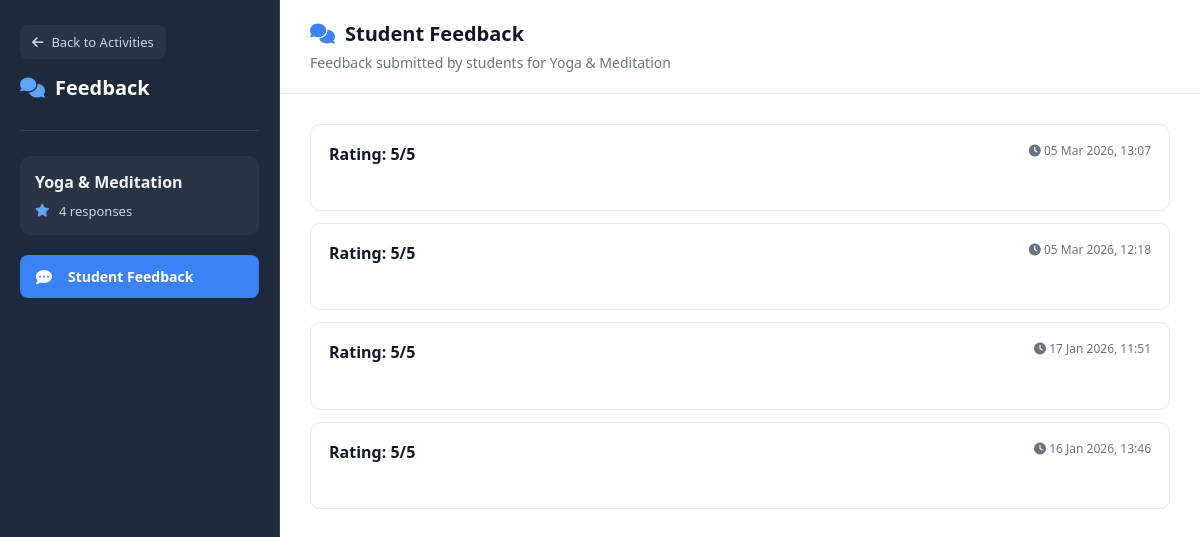
The page /activities/faculty/activity/1/feedback/ (signed in) on the database as committed earlier.
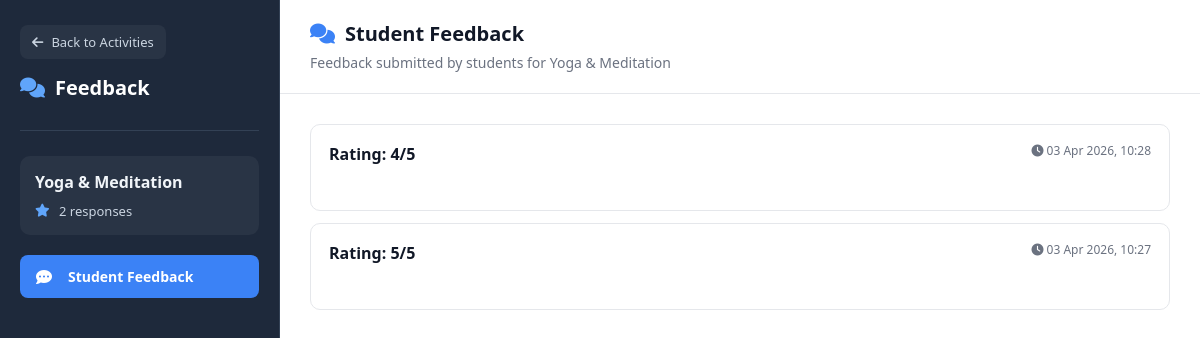
The same page on the database as committed later.
### activities_app/models.py (models this page shows)
class Feedback(models.Model):
    EXPERIENCE_CHOICES = [
        ("well_organized", "Well Organized"),
        ("fun", "Fun & Enjoyable"),
        ("informative", "Informative"),
        ("too_long", "Too Long"),
        ("poor_management", "Poor Management"),
    ]
    activity = models.ForeignKey(
        Activity,
        on_delete=models.CASCADE,
        related_name="feedbacks"
    )
    rating = models.PositiveIntegerField()
    experience = models.CharField(
    max_length=50,
    choices=EXPERIENCE_CHOICES
)
    created_at = models.DateTimeField(auto_now_add=True)

### activities_app/views.py (the view)
@login_required
def faculty_feedback(request, id):
    activity = get_object_or_404(Activity, id=id, faculty=request.user)
    feedbacks = activity.feedbacks.order_by("-created_at")
    return render(
        request,
        "activities_app/faculty/faculty_feedback.html",
        {
            "activity": activity,
            "feedbacks": feedbacks
        }
    )

### activities_app/templates/activities_app/faculty/faculty_feedback.html (shortened to what this page needs)
{% load static %}
<!DOCTYPE html>
<html>
<head>
    <link rel="stylesheet" href="{% static 'activities_app/css/notifications.css' %}">
    <link rel="stylesheet" href="https://cdnjs.cloudflare.com/ajax/libs/font-awesome/6.4.0/css/all.min.css">
</head>
<body>
<div class="notification-compact">
    <div class="notification-sidebar">
        <div class="sidebar-header">
            <a href="{% url 'assigned_activities' %}" class="back-btn-top">
                <i class="fas fa-arrow-left"></i>
                <span>Back to Activities</span>
            </a>
            <h2>
                <i class="fas fa-comments"></i>
                <span>Feedback</span>
            </h2>
        </div>
        <div class="activity-info">
            <h3>{{ activity.title }}</h3>
            <div class="activity-stats">
                <span>
                    <i class="fas fa-star"></i>
                    {{ feedbacks|length }} responses
                </span>
            </div>
        </div>
        <nav class="sidebar-nav">
            <a class="nav-item active">
                <i class="fas fa-comment-dots"></i>
                <span>Student Feedback</span>
            </a>
        </nav>
    </div>
    <div class="notification-main">
        <div class="content-header">
            <h1>
                <i class="fas fa-comments"></i>
                Student Feedback
            </h1>
            <p class="content-description">
                Feedback submitted by students for {{ activity.title }}
            </p>
        </div>
        <div class="notifications-container">
            {% if feedbacks %}
                {% for fb in feedbacks %}
                <div class="notification-list-item">
                    <div class="list-item-header">
                        <div class="list-item-title">
                            Rating: {{ fb.rating }}/5
                        </div>
                        <div class="list-item-meta">
                            <span>
                                <i class="fas fa-clock"></i>
                                {{ fb.created_at|date:"d M Y, H:i" }}
                            </span>
                        </div>
                    </div>
                </div>
                {% endfor %}
            {% else %}
                <div class="empty-state">
                    <i class="fas fa-comment-slash"></i>
                    <h3>No feedback yet</h3>
                    <p>Students haven’t submitted feedback for this activity.</p>
                </div>
            {% endif %}
        </div>
    </div>
</div>
</body>
</html>

Rows that differ between the two databases and show on the page:
removed Feedback: rating "5", created_at "05 Mar 2026, 13:07"
removed Feedback: rating "5", created_at "05 Mar 2026, 12:18"
removed Feedback: rating "5", created_at "17 Jan 2026, 11:51"
now on this page (row edited): Feedback: rating "4", created_at "03 Apr 2026, 10:28"
changed Feedback: created_at "16 Jan 2026, 13:46" → "03 Apr 2026, 10:27"
Other text that changed with them:
{{ feedbacks|length }}: "4" → "2"
